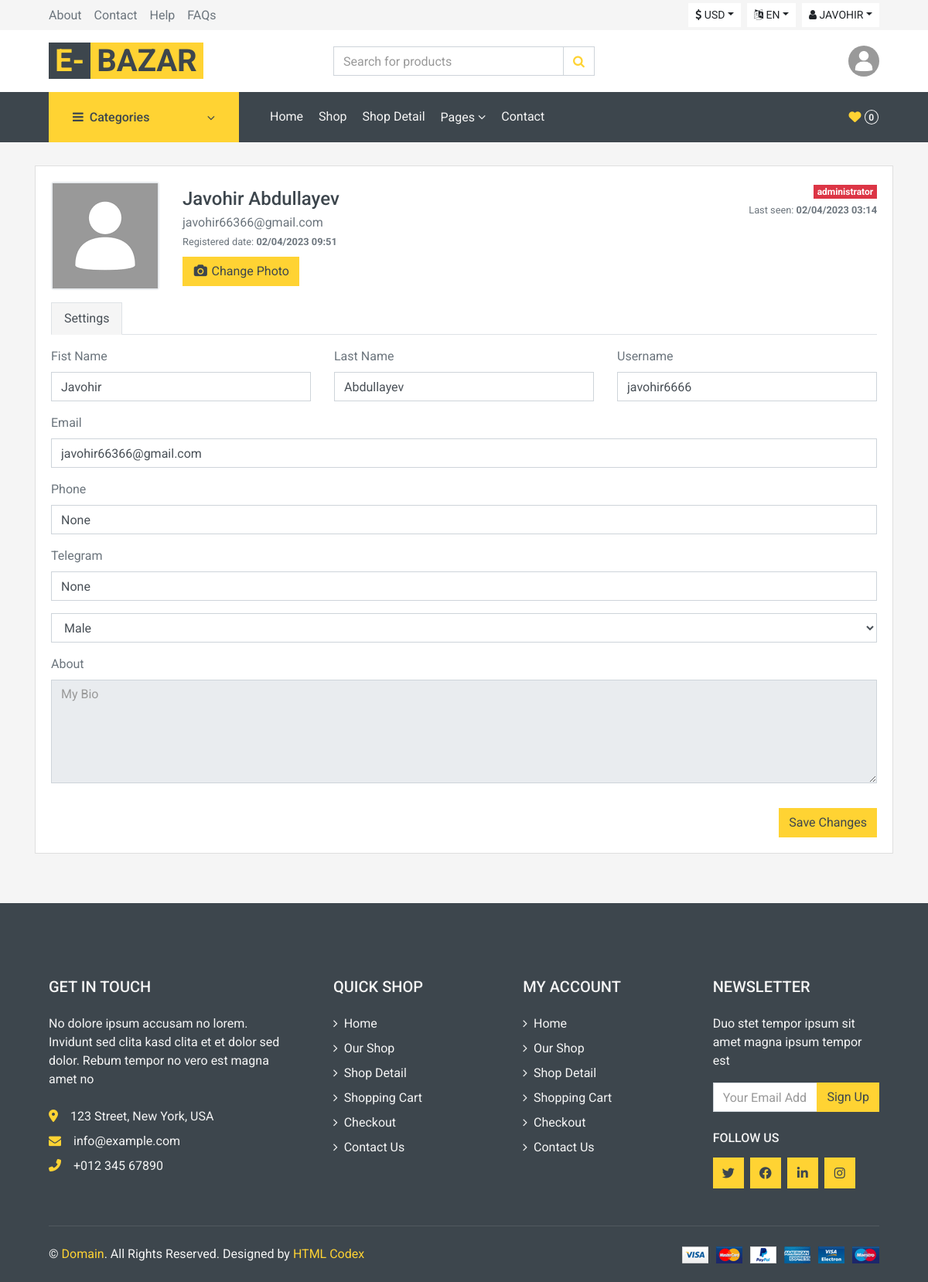
/users/profile/admin/edit/ (signed in), run on the app's committed database.
### users/models.py (models this page shows, shortened)
class CustomUser(AbstractUser):
    phone = models.CharField(max_length=17, blank=True, null=True)
    telegram = models.CharField(max_length=150, blank=True, null=True)
    gender = models.CharField(max_length=20, choices=GENDER_SELECTION, blank=True)
    avatar = models.ImageField(upload_to='avatars/', default='avatars/default.png', blank=True)

### users/views.py (the view, shortened to what this page needs)
# urls.py: path('profile/<str:username>/edit/', UpdateProfileView.as_view(), name='updateProfile'),
class UpdateProfileView(View, LoginRequiredMixin):
    login_url = 'login'
    def get(self, request, username):
        user = get_object_or_404(CustomUser, username=username)
        return render(request, 'pages/update_profile.html',{'user': user})

### main/views.py (called while the page is built)
def for_all_pages(request):
    categories = Category.objects.all()
    clotheCategory = ClotheCategory.objects.all()
    items = list(Category.objects.all())
    random_items = random.sample(items, 3)
    return {
            'categories': categories,
            'random_items': random_items,
            'clotheCategory':clotheCategory
            }

### templates/pages/update_profile.html (shortened to what this page needs)
{% extends 'layouts/base.html' %}
{% block content %}
<link href="https://maxcdn.bootstrapcdn.com/font-awesome/4.3.0/css/font-awesome.min.css" rel="stylesheet">
<div class="container">
<div class="row flex-lg-nowrap">
  <div class="col">
    <div class="row">
      <div class="col mb-3">
        <div class="card">
          <div class="card-body">
            <div class="e-profile">
              <div class="row">
                <div class="col-6 col-sm-auto mb-3">
                    <div class="mx-auto" style="width: 140px;">
                        <div class="d-flex justify-content-center align-items-center rounded" style="height: 140px; background-color: rgb(233, 236, 239);">
                            <img src="{{request.user.avatar.url}}" />
                        </div>
                  </div>
                </div>
                <div class="col d-flex flex-column flex-sm-row justify-content-between mb-3">
                  <div class="text-center text-sm-left mb-2 mb-sm-0">
                    <h4 class="pt-sm-2 pb-1 mb-0 text-nowrap">{{request.user.get_full_name}}</h4>
                    <p class="mb-0">{{request.user.email}}</p>
                    <div class="text-muted"><small>Registered date: <b>{{request.user.date_joined|date:"SHORT_DATE_FORMAT"}} {{request.user.date_joined|time:"h:i"}}</b></small></div>
                    <div class="mt-2">
                      <button class="btn btn-primary" type="button">
                        <i class="fa fa-fw fa-camera"></i>
                        <span>Change Photo</span>
                      </button>
                    </div>
                  </div>
                  <div class="text-center text-sm-right">
                    <span class="badge badge-danger">administrator</span>
                    <div class="text-muted"><small>Last seen:<b> {{request.user.last_login|date:"SHORT_DATE_FORMAT"}} {{request.user.last_login|time:"h:i"}}</b></small></div>
                  </div>
                </div>
              </div>
              <ul class="nav nav-tabs">
                <li class="nav-item active"><a class="active nav-link">Settings</a></li>
              </ul>
              <div class="tab-content pt-3">
                <div class="tab-pane active">
                  <form class="form" method='POST'>
                    <div class="row">
                      <div class="col">
                        <div class="row">
                          <div class="col">
                            <div class="form-group">
                              <label>Fist Name</label>
                              <input class="form-control" type="text" name="fist_name" placeholder="Enter your first name" value="{{request.user.first_name}}">
                            </div>
                          </div>
                          <div class="col">
                            <div class="form-group">
                              <label>Last Name</label>
                              <input class="form-control" type="text" name="last_name" placeholder="Enter your last name" value="{{request.user.last_name}}">
                            </div>
                          </div>
                          <div class="col">
                            <div class="form-group">
                              <label>Username</label>
                              <input class="form-control" type="text" name="username" placeholder="Username" value="{{request.user.username}}">
                            </div>
                          </div>
                        </div>
                        <div class="row">
                          <div class="col">
                            <div class="form-group">
                              <label>Email</label>
                              <input class="form-control" type="email" value="{{request.user.email}}" placeholder="Email">
                            </div>
                          </div>
                        </div>
                        <div class="row">
                            <div class="col">
                              <div class="form-group">
                                <label>Phone</label>
                                <input class="form-control" type="text" value="{{request.user.phone}}" placeholder="Phone">
                              </div>
                            </div>
                          </div>
                          <div class="row">
                            <div class="col">
                              <div class="form-group">
                                <label>Telegram</label>
                                <input class="form-control" type="text" value="{{request.user.telegram}}" placeholder="Telegram">
                              </div>
                            </div>
                          </div>
                          <div class="row">
                            <div class="col">
                              <div class="form-group">
                                <select class="form-control" aria-label="Default select example">
                                    <option selected value="Male">Male</option>
                                  </select>
                              </div>
                            </div>
                          </div>
                        <div class="row">
                          <div class="col mb-3">
                            <div class="form-group">
                              <label>About</label>
                              <textarea disabled class="form-control" rows="5" placeholder="My Bio"></textarea>
                            </div>
                          </div>
                        </div>
                      </div>
                    </div>
                    </div>
                    <div class="row">
                      <div class="col d-flex justify-content-end">
                        <button class="btn btn-primary" type="submit">Save Changes</button>
                      </div>
                    </div>
                </div>
              </div>
            </div>
          </div>
        </div>
      </div>
    </div>
  </div>
</div>
{% endblock content %}

### templates/components/haeder_user.html (shortened to what this page needs)
{% if user.is_authenticated %}
<div class="btn-group">
    <button type="button" class="btn btn-sm btn-light text-uppercase dropdown-toggle" data-toggle="dropdown"><i class="fa fa-user" aria-hidden="true"></i> {{request.user.first_name}}</button>
</div>
{% endif %}

### templates/components/header_avatar.html
{% if user.is_authenticated %}
<div class="col-lg-4 col-6 text-right">
  <img
    class="rounded-circle m-0"
    src="{{request.user.avatar.url}}"
    width="40"
  />
</div>
{% else %}
<div class="col-lg-4 col-6 text-right">
  <p class="m-0">Customer Service</p>
  <h5 class="m-0">+012 345 6789</h5>
</div>
{% endif %}

### templates/components/cart.html
{% if request.user.is_authenticated %}
<div class="navbar-nav ml-auto py-0 d-none d-lg-block">
    <a href="{% url 'users:saveds' %}" class="btn px-0">
        <i class="fas fa-heart text-primary"></i>
        <span class="badge {% if saveds_count > 0 %}badge-danger{% endif %} text-secondary border border-secondary rounded-circle" style="padding-bottom: 2px;">{{request.user.saved_set.count}}</span>
    </a>
</div>
{% endif %}

### data on the page
CustomUser: user.first_name "JAVOHIR", user.avatar (placeholder picture), user.saved_set.count "0", user.get_full_name "Javohir Abdullayev", user.email "javohir66366@gmail.com", user.date_joined "02/04/2023", user.date_joined "09:51", user.last_login "02/04/2023", user.last_login "03:14", fist_name "Javohir", last_name "Abdullayev", username "javohir6666", user.phone "None", user.telegram "None"
